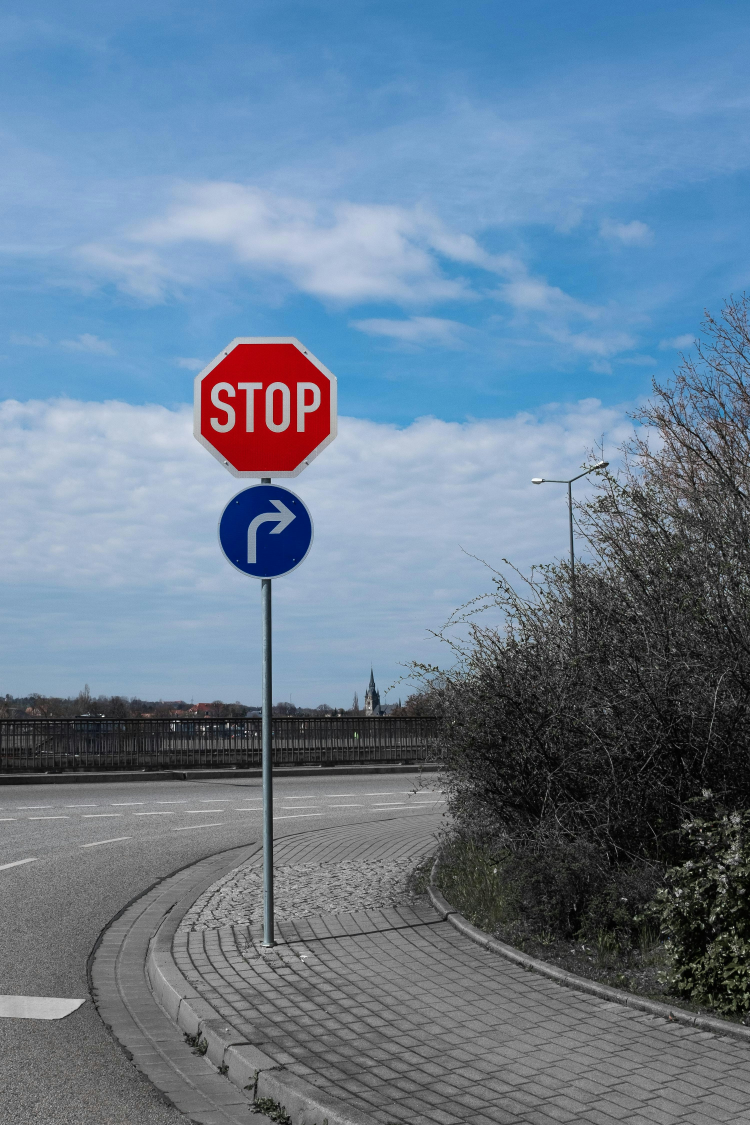
#> input picture test_images/stop_traffic_sign.jpg, 3000 x 4500 px (shown at 1/4 size)
$ jupyter execute --allow-errors MyDemo.ipynb
#> lines starting #> are read from the running program, lines starting #| are printed output that depends on the picture; after the words box and inside, x2 and y2 are one past the last pixel; in counts of white or black regions, pixels touching at a corner belong together
# Project: Lane Line Detection — Instructions
***
You will assemble a pipeline to detect lane lines. Start on individual images, then apply the same steps to a video (a sequence of frames).

Target output: two lines for the left and right lane boundaries.

Tools:
- Color/brightness selection (optional)
- Region of Interest (ROI) masking
- Grayscale -> Gaussian blur -> Canny edge detection
- Hough Transform to find line segments
- Average/extrapolate segments into two stable lane lines
- Overlay the result on the original frame

Workflow:
1) Get a good result on sample images.
2) Average/extrapolate to extend lane lines.
3) Run the pipeline on the sample videos.

[cell 1]
# === Importing dependencies ===
from __future__ import annotations
from dataclasses import dataclass
from moviepy import VideoFileClip # v2 import
from pathlib import Path
from typing import Tuple
from typing import NamedTuple, List, Tuple

import matplotlib.pyplot as plt
import moviepy as _moviepy
import numpy as np, cv2, matplotlib, moviepy
import platform
import sys

[cell 2]
# === Environment check (versions) ===
print('Python:', sys.version)
print('Platform:', platform.platform())
try:
    print('NumPy:', np.__version__)
    print('OpenCV:', cv2.__version__)
    print('Matplotlib:', matplotlib.__version__)
    print('MoviePy:', _moviepy.__version__)
except Exception as e:
    raise RuntimeError('Miss dependency? ' + repr(e))

[cell 3]
# === Functions & Classes (consolidated) ===
# === UTH Lane Detection — Bootstrap & Config ===

# I/O paths
INP = Path("test_videos")
OUT = Path("test_videos_output")   # processed videos
OUT.mkdir(exist_ok=True)

# Single source of truth for all tunables
# LANE_CONFIG: dataclass for thresholds, ROI, Hough, viz.
# _telemetry(): prints library versions and shows discovered inputs.
# INP, OUT: input videos in test_videos/, outputs in test_videos_output/.

@dataclass
class LaneConfig:
    # Preprocessing
    blur_ksize: int = 5
    canny_low: int = 50
    canny_high: int = 100

    # ROI polygon defined as % of image W/H to avoid hard-coded pixels
    roi_left: float = 0.20
    roi_right: float = 1.00
    roi_top_left: Tuple[float, float] = (0.40, 0.60)   # (x%, y%)
    roi_top_right: Tuple[float, float] = (0.55, 0.60)

    # Hough lines
    rho: int = 1
    theta: float = np.pi / 180
    hough_threshold: int = 40
    min_line_len: int = 10
    max_line_gap: int = 70

    # Viz
    line_thickness: int = 10
    fill_lane: bool = False

    # Temporal smoothing across frames (0 disables)
    smoothing_alpha: float = 0.85

LANE_CONFIG = LaneConfig()

# Quick telemetry — validates toolchain + I/O
def _telemetry():
    print(f"OpenCV: {cv2.__version__}")
    print(f"NumPy : {np.__version__}")
    print("INP   :", INP.resolve())
    print("OUT   :", OUT.resolve())
    if not INP.exists():
        print("WARN  : input folder doesn't exist; create it or point INP to the right place.")
    else:
        vids = sorted([p.name for p in INP.glob("*.mp4")])
        print("Videos:", vids if vids else "(none found)")

_telemetry()
print("LANE_CONFIG   :", LANE_CONFIG)

[cell 4]
# [293 lines left out: functions load_rgb, grayscale, gaussian_blur, canny_edges, roi_polygon, apply_roi and 7 more, not called in this run]

# Module Traffic sign detection (Color + Shape)

[cell 5]
"""
Module: Traffic Sign Config
- Define HSV ranges for red and blue traffic signs.
- Define morphological kernel for noise cleaning.
- Define minimum contour area to filter out small objects.
"""

# HSV ranges for red (split into two ranges) and blue
RED1 = ((0, 70, 50),   (10, 255, 255))      # lower red
RED2 = ((170, 70, 50), (180, 255, 255))     # upper red
BLUE  = ((100, 120, 70), (130, 255, 255))   # blue

# Minimum contour area to ignore small noise
MIN_AREA = 600

# Morphological kernel for mask cleaning
KERNEL = cv2.getStructuringElement(cv2.MORPH_ELLIPSE, (5, 5))

# Module: Color Masking & Shape Utilities

[cell 6]
"""
Module: Color Masking & Shape Utilities
- Create HSV masks for red and blue colors.
- Use morphology operations to clean up noise.
- Compute contour circularity to evaluate roundness.
- Classify contour shape based on polygon approximation.
"""

def hsv_mask(img_bgr: np.ndarray, lower: Tuple[int,int,int], upper: Tuple[int,int,int]) -> np.ndarray:
    """Return a binary mask for a given HSV range."""
    hsv = cv2.cvtColor(img_bgr, cv2.COLOR_BGR2HSV)
    mask = cv2.inRange(hsv, np.array(lower), np.array(upper))
    mask = cv2.morphologyEx(mask, cv2.MORPH_OPEN, KERNEL)
    mask = cv2.morphologyEx(mask, cv2.MORPH_CLOSE, KERNEL)
    return mask

def red_mask(img_bgr: np.ndarray) -> np.ndarray:
    """Return mask for red color (two HSV ranges combined)."""
    m1 = hsv_mask(img_bgr, *RED1)
    m2 = hsv_mask(img_bgr, *RED2)
    return cv2.bitwise_or(m1, m2)

def blue_mask(img_bgr: np.ndarray) -> np.ndarray:
    """Return mask for blue color."""
    return hsv_mask(img_bgr, *BLUE)

def contour_circularity(cnt: np.ndarray) -> float:
    """Compute circularity: 4πA / P² (range 0–1, closer to 1 = more circular)."""
    area = cv2.contourArea(cnt)
    per  = cv2.arcLength(cnt, True)
    if per <= 1e-6:
        return 0.0
    return float(4.0 * np.pi * area / (per * per))

def classify_shape(cnt: np.ndarray) -> Tuple[str, float, int]:
    """
    Classify contour shape using polygon approximation and circularity.
    Returns:
        shape_label, circularity, n_vertices
    """
    eps    = 0.02 * cv2.arcLength(cnt, True)
    approx = cv2.approxPolyDP(cnt, eps, True)
    n      = len(approx)
    circ   = contour_circularity(cnt)

    if circ >= 0.75:
        return "circle", circ, n
    if n == 3:
        return "triangle", circ, n
    if n == 4:
        x, y, w, h = cv2.boundingRect(approx)
        ar = w / float(h)
        if 0.8 <= ar <= 1.2:
            return "square", circ, n
        else:
            return "rectangle", circ, n
    if n == 8:
        return "octagon", circ, n
    return "poly", circ, n

[cell 7]
"""
Module: Traffic Sign Detection (Color + Shape)
- Build color masks (red, blue) using HSV to handle illumination.
- Find contours, filter by area, and classify shape via polygon approximation.
- Map (color + shape) into coarse labels (STOP / Prohibitory / Mandatory / Warning / Info).
- Score each detection with a simple heuristic for confidence ranking.
"""

from typing import NamedTuple, List, Tuple

class Detection(NamedTuple):
    bbox: Tuple[int, int, int, int]   # x, y, w, h
    label: str                        # STOP / Prohibitory / Mandatory / Warning / Info
    score: float                      # confidence [0..1]
    color: str                        # "red" or "blue"
    vertices: int                     # polygon vertex count

def detect_traffic_signs(img_bgr: np.ndarray) -> List[Detection]:
    """
    Detect traffic signs using color (HSV) + shape heuristics.

    Steps:
    1) Build masks for red and blue colors.
    2) Find external contours in each mask.
    3) Filter by area (MIN_AREA) to remove small noise.
    4) Classify shape (circle, triangle, octagon, square/rectangle, poly).
    5) Map (color, shape) to a coarse sign label.
    6) Compute a simple confidence score based on circularity and fill ratio.

    Returns:
        List[Detection]: sorted by descending score.
    """
    detections: List[Detection] = []

    # 1) Color masks
    masks = [
        ("red",  red_mask(img_bgr)),
        ("blue", blue_mask(img_bgr)),
    ]

    for color, mask in masks:
        # 2) Contours
        cnts, _ = cv2.findContours(mask, cv2.RETR_EXTERNAL, cv2.CHAIN_APPROX_SIMPLE)

        for cnt in cnts:
            # 3) Area filter
            area = cv2.contourArea(cnt)
            if area < MIN_AREA:
                continue

            # 4) Shape classification
            shape, circ, n = classify_shape(cnt)
            x, y, w, h = cv2.boundingRect(cnt)

            # 5) Color+shape → coarse label
            if color == "red":
                if shape == "octagon":
                    label = "STOP"
                elif shape == "triangle":
                    label = "Warning"
                elif shape == "circle":
                    label = "Prohibitory"
                else:
                    label = "Red sign"
            else:  # color == "blue"
                if shape == "circle":
                    label = "Mandatory"
                elif shape in ("square", "rectangle"):
                    label = "Info"
                else:
                    label = "Blue sign"

            # 6) Confidence: combine circularity and fill ratio (simple heuristic)
            fill_ratio = area / float(max(w * h, 1))
            score = float(np.clip(0.5 * circ + 0.5 * fill_ratio, 0.0, 1.0))

            detections.append(Detection((x, y, w, h), label, score, color, n))

    # Sort by confidence (descending)
    detections.sort(key=lambda d: d.score, reverse=True)
    return detections

# Module: Draw Traffic Sign Detections

[cell 8]
"""
Module: Draw Traffic Sign Detections
- Draw bounding boxes and labels on top of the original image.
- Use color mapping (red/blue) to reflect the detected sign group.
"""

def draw_detections(img_bgr: np.ndarray, dets: List[Detection]) -> np.ndarray:
    """Draw rectangles and text labels for each detection."""
    out = img_bgr.copy()
    for d in dets:
        x, y, w, h = d.bbox
        color = (0, 0, 255) if d.color == "red" else (255, 0, 0)  # BGR: red or blue

        cv2.rectangle(out, (x, y), (x + w, y + h), color, 5)

        tag = f"{d.label} ({d.score:.2f})"

        cv2.putText(out, tag, (x, max(0, y - 6)),
                    cv2.FONT_HERSHEY_SIMPLEX, 0.8, color, 5, cv2.LINE_AA)
    return out

# BEGIN THE TESTING PHASE HERE

[cell 9]
# Test image loading and grayscale

p = Path("test_images/solidYellowCurve.jpg")
#> (the rest of this cell did not finish here and is left out)

[cell 10]
# === Testing for Gaussian blur ===

p = Path("test_images/solidYellowCurve.jpg")
#> (the rest of this cell did not finish here and is left out)

[cell 11]
# === Canny test ===

p = Path("test_images/solidYellowCurve.jpg")
#> (the rest of this cell did not finish here and is left out)

[cell 12]
# === Test ROI ===

p = Path("test_images/solidYellowCurve.jpg")
#> (the rest of this cell did not finish here and is left out)

#> (a cell that did not finish here is left out)

### Module: Hough Transform & Line Fitting

#> (a cell that did not finish here is left out)

[cell 15]
"""
Quick smoke test on a single image.
- Load an image with traffic signs.
- Run detection and draw overlays.
- Visualize original vs. detections side by side.
"""

p = Path("test_images/stop_traffic_sign.jpg")
assert p.exists(), f"Missing image: {p}"

img  = cv2.imread(str(p), cv2.IMREAD_COLOR)
#> img is the input picture: shape (4500, 3000, 3); mean B, G, R 146.5, 125.6, 105.1
dets = detect_traffic_signs(img)
#> in hsv_mask, `hsv = cv2.cvtColor(img_bgr, cv2.COLOR_BGR2HSV)`: hsv: shape (4500, 3000, 3); mean H, S, V 67.2, 63.8, 148.9
#> in hsv_mask, `mask = cv2.inRange(hsv, np.array(lower), np.array(upper))`:
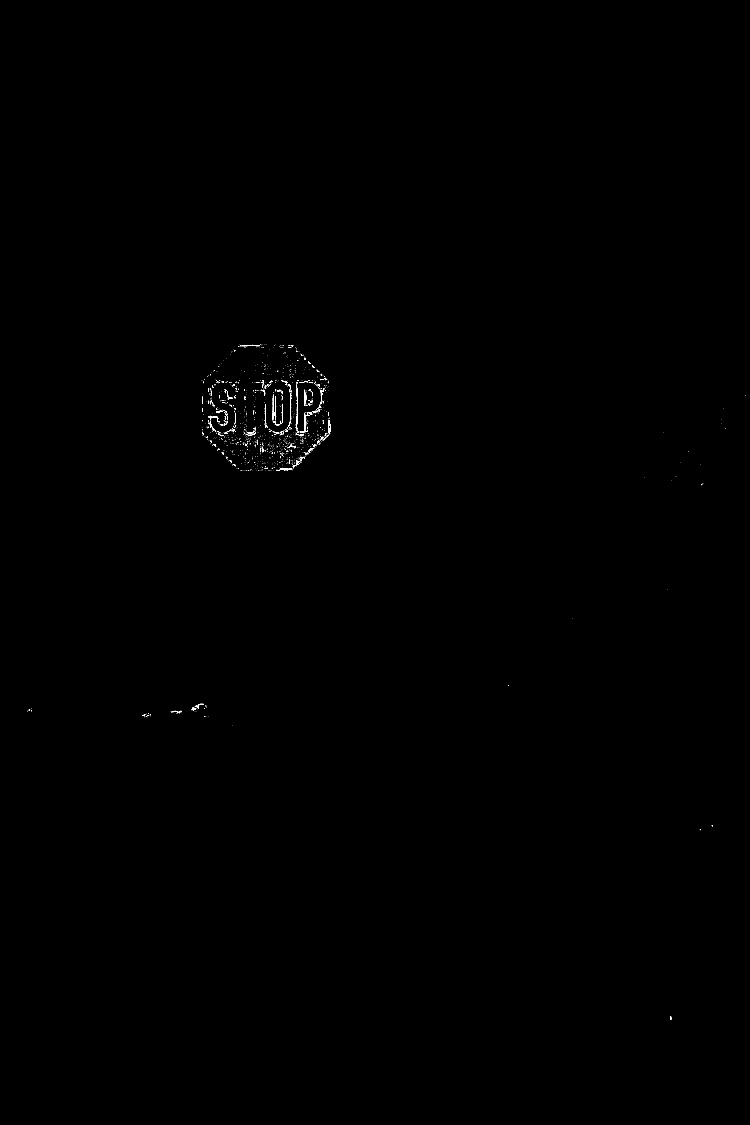
#> mask: shape (4500, 3000) (shown at 1/4 size); 0.08% white in thin lines or dots, all inside (x1, y1, x2, y2) = (108, 1376, 2984, 4078)
#> in hsv_mask, `mask = cv2.morphologyEx(mask, cv2.MORPH_OPEN, KERNEL)`: mask: shape (4500, 3000); 0.01% white; 47 white regions (17 under 20 px), largest, box (x1, y1, x2, y2) and area: (783, 2822, 795, 2831) 71, (1283, 1747, 1294, 1759) 62, (929, 1717, 940, 1726) 56
#> in hsv_mask, `mask = cv2.morphologyEx(mask, cv2.MORPH_CLOSE, KERNEL)`: mask: shape (4500, 3000); 0.01% white; 45 white regions (16 under 20 px), largest, box (x1, y1, x2, y2) and area: (1234, 1794, 1247, 1808) 76, (783, 2822, 795, 2831) 71, (1255, 1644, 1271, 1653) 64
#> in hsv_mask (call 2), `mask = cv2.inRange(hsv, np.array(lower), np.array(upper))`: mask: shape (4500, 3000); 1.3% white; 42 white regions (35 under 20 px), largest, box (x1, y1, x2, y2) and area: (803, 1375, 1321, 1885) 161560, (1091, 1556, 1131, 1700) 4620, (1217, 1555, 1255, 1623) 2008
#> in hsv_mask (call 2), `mask = cv2.morphologyEx(mask, cv2.MORPH_OPEN, KERNEL)`: mask: shape (4500, 3000); 1.2% white; 19 white regions (3 under 20 px), largest, box (x1, y1, x2, y2) and area: (803, 1375, 1321, 1885) 157404, (1092, 1556, 1131, 1698) 4277, (1218, 1555, 1255, 1623) 1735
#> in hsv_mask (call 2), `mask = cv2.morphologyEx(mask, cv2.MORPH_CLOSE, KERNEL)`: mask: shape (4500, 3000); 1.3% white; 7 white regions (1 under 20 px), largest, box (x1, y1, x2, y2) and area: (803, 1375, 1321, 1885) 162864, (1092, 1556, 1131, 1698) 4579, (1218, 1555, 1255, 1623) 1871, (794, 2817, 835, 2841) 669, (777, 2827, 789, 2833) 47, (927, 2945, 933, 2950) 22
#> in red_mask, `return cv2.bitwise_or(m1, m2)`: returned value: shape (4500, 3000); 1.3% white; 7 white regions (2 under 20 px), largest, box (x1, y1, x2, y2) and area: (803, 1375, 1321, 1885) 164062, (1092, 1556, 1131, 1698) 4633, (1218, 1555, 1255, 1623) 1950, (777, 2817, 835, 2841) 787, (927, 2945, 933, 2950) 22
#> call 3 of hsv_mask, with lower = (100, 120, 70), upper = (130, 255, 255)
#> in hsv_mask (call 3), `mask = cv2.inRange(hsv, np.array(lower), np.array(upper))`: mask: shape (4500, 3000); 22.8% white; 6345 white regions (6048 under 20 px), largest, box (x1, y1, x2, y2) and area: (0, 0, 3000, 1720) 2946666, (878, 1942, 1246, 2308) 90044, (1069, 1102, 1146, 1141) 1628
#> in hsv_mask (call 3), `mask = cv2.morphologyEx(mask, cv2.MORPH_OPEN, KERNEL)`:
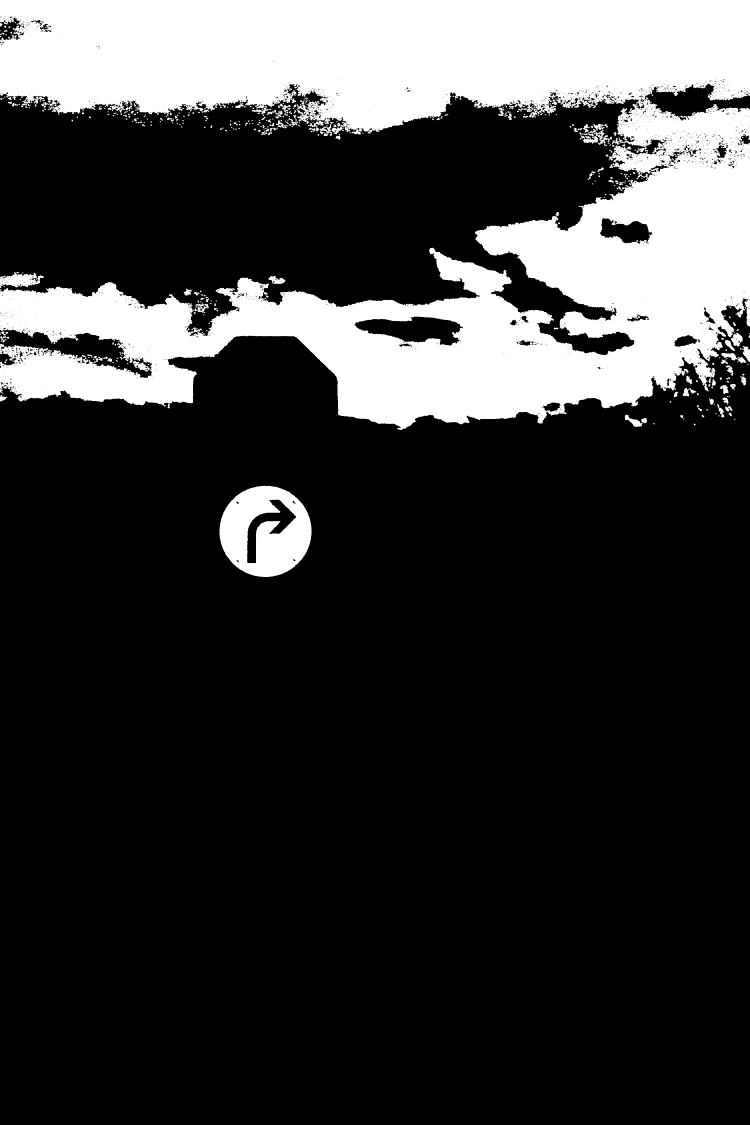
#> mask: shape (4500, 3000) (shown at 1/4 size); 21.4% white; 582 white regions (151 under 20 px), largest, box (x1, y1, x2, y2) and area: (0, 0, 3000, 1720) 2749269, (878, 1943, 1246, 2308) 89572, (0, 1088, 175, 1153) 6364
#> in hsv_mask (call 3), `mask = cv2.morphologyEx(mask, cv2.MORPH_CLOSE, KERNEL)`:
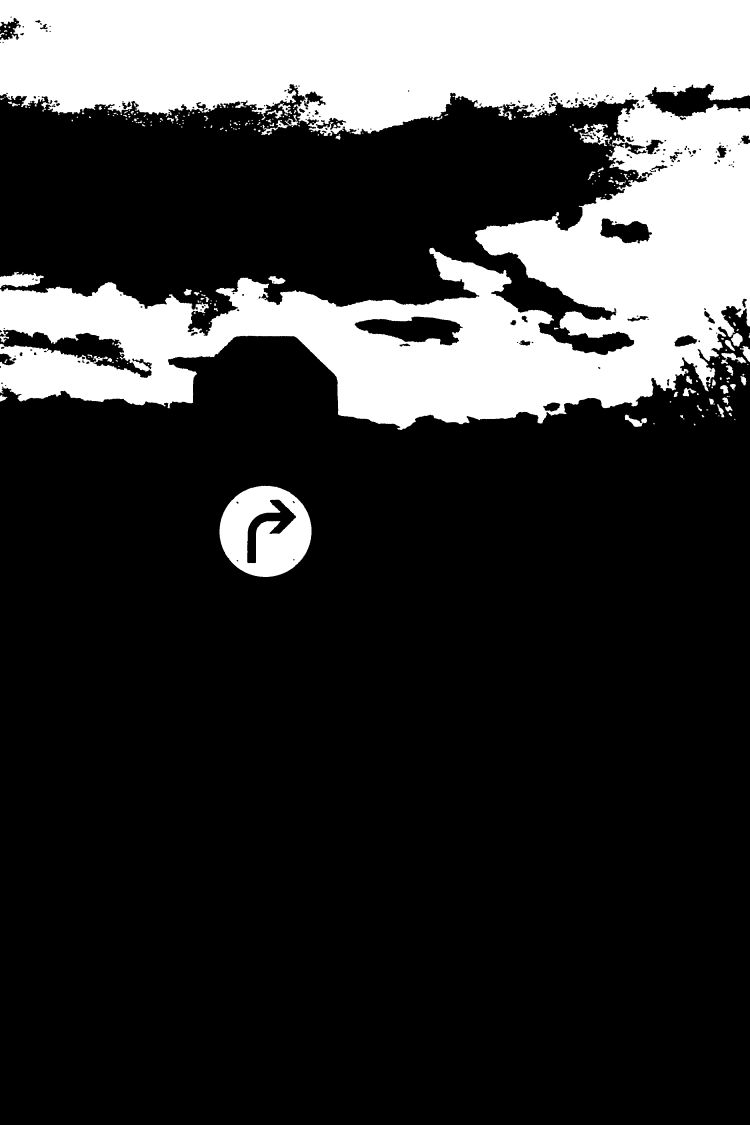
#> mask: shape (4500, 3000) (shown at 1/4 size); 21.7% white; 231 white regions (68 under 20 px), largest, box (x1, y1, x2, y2) and area: (0, 0, 3000, 1720) 2797837, (878, 1943, 1246, 2308) 89713, (0, 1087, 175, 1153) 6906
#> the loop in detect_traffic_signs, `for color, mask in masks:` made 2 passes
#> color on passes 1 to 2: 'red', 'blue'
#> after the loop in detect_traffic_signs, `for color, mask in masks:`: detections = 17 items
#> dets = 17 items
vis  = draw_detections(img, dets)
#> the loop in draw_detections, `for d in dets:` made 17 passes
#> (d, x, y, w, h, color, tag) on passes 1 to 6: (((878, 1943, 368, 365), 'Mandatory', 0.815, 'blue', 8), 878, 1943, 368, 365, (255, 0, 0), 'Mandatory (0.82)'), (((803, 1375, 518, 510), 'STOP', 0.78, 'red', 8), 803, 1375, 518, 510, (0, 0, 255), 'STOP (0.78)'), (((2881, 1540, 33, 36), 'Blue sign', 0.519, 'blue', 10), 2881, 1540, 33, 36, (255, 0, 0), 'Blue sign (0.52)'), (((1073, 1104, 69, 33), 'Blue sign', 0.484, 'blue', 9), 1073, 1104, 69, 33, (255, 0, 0), 'Blue sign (0.48)'), (((777, 2817, 58, 24), 'Red sign', 0.42, 'red', 13), 777, 2817, 58, 24, (0, 0, 255), 'Red sign (0.42)'), (((0, 1087, 175, 66), 'Blue sign', 0.414, 'blue', 7), 0, 1087, 175, 66, (255, 0, 0), 'Blue sign (0.41)')
#> after the loop in draw_detections, `for d in dets:`:
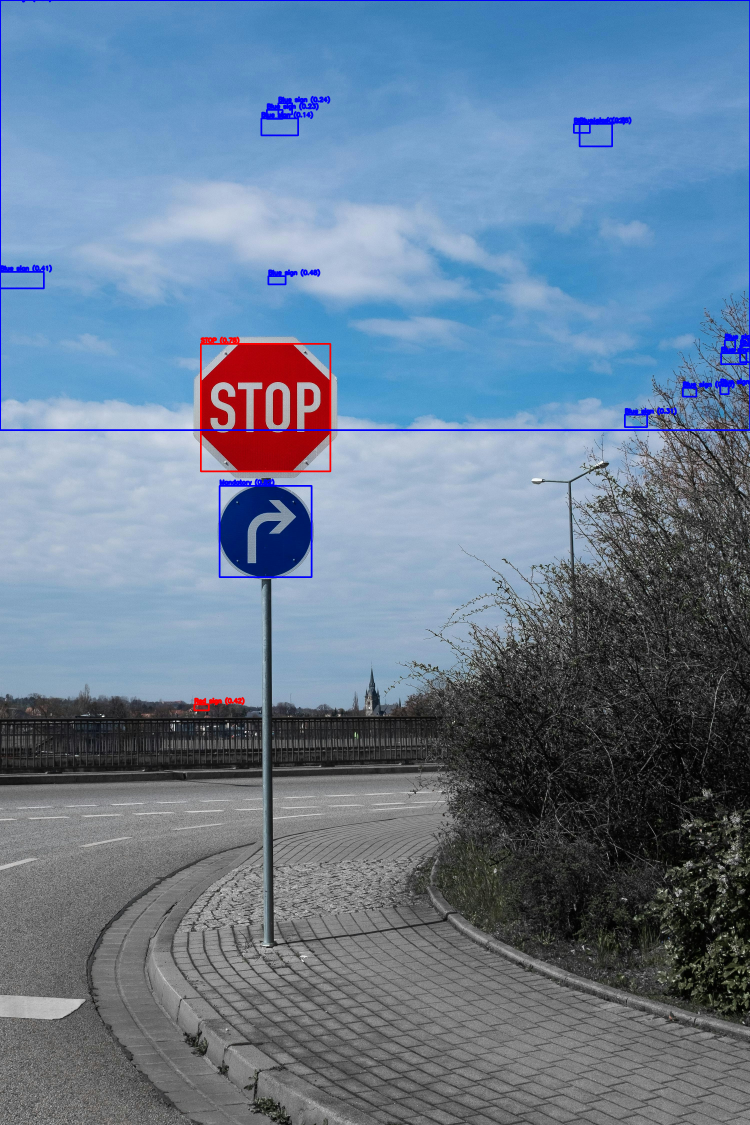
#> out: shape (4500, 3000, 3) (shown at 1/4 size); mean B, G, R 146.8, 124.1, 104.4

plt.figure(figsize=(10,7))
plt.subplot(1, 2, 1); plt.imshow(cv2.cvtColor(img, cv2.COLOR_BGR2RGB)); plt.title("Original"); plt.axis("off")
plt.subplot(1, 2, 2); plt.imshow(cv2.cvtColor(vis, cv2.COLOR_BGR2RGB)); plt.title(f"Detections ({len(dets)})"); plt.axis("off")
plt.show()
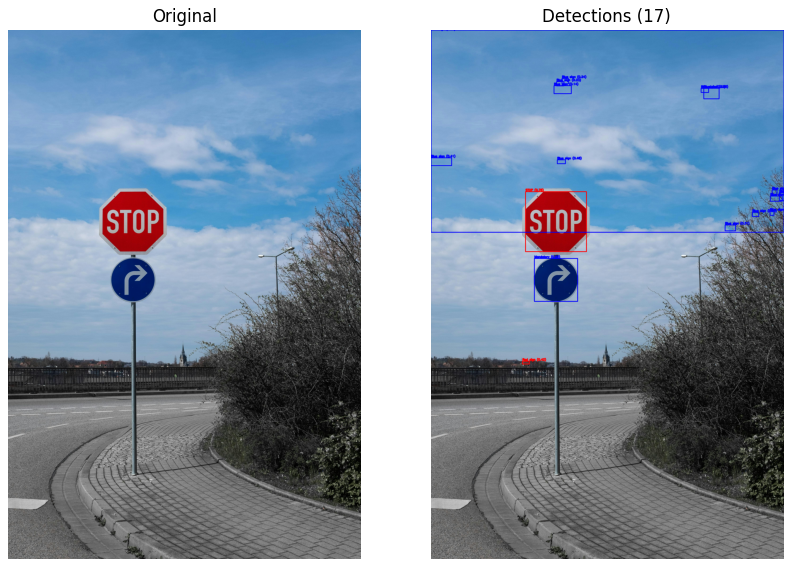
#> figure drawn by matplotlib, 2 panels

#dets[:5]  # inspect top-5 detections
